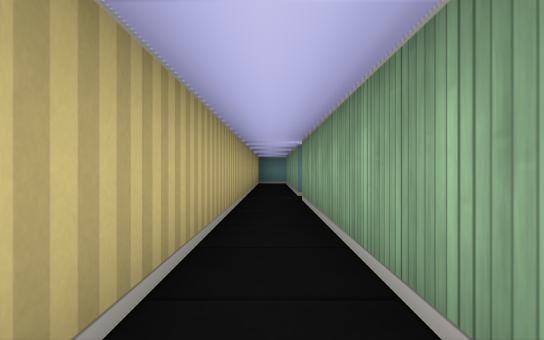
view 1 (above)

14 first-person views from a walk through a cub3D level. The camera is about half as high as the walls, looks level and sees 70° across. The floor is counted in squares. Each view is taken from the middle of a square. On the plan, view 1 faces up. The plan holds only what a view shows up to about 9 squares ahead; the rest is blank.

view 2
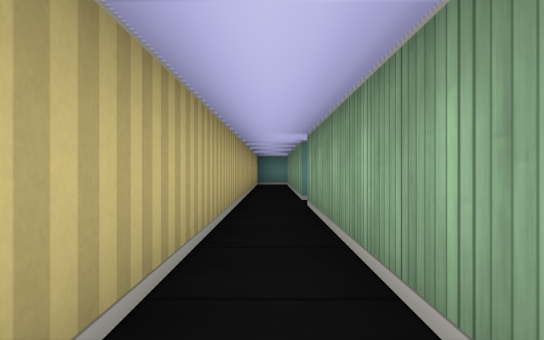

view 3
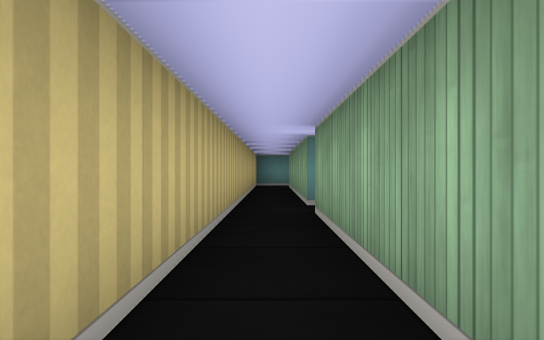

view 4
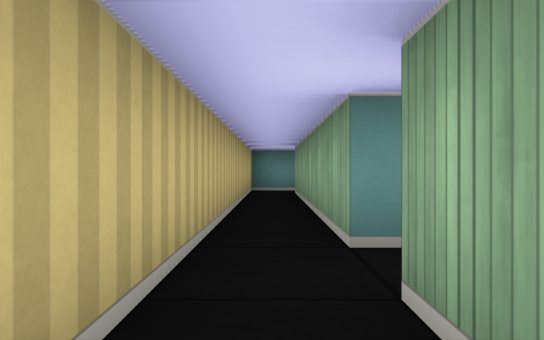

view 5
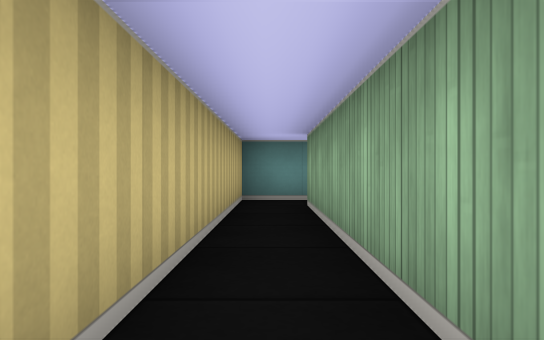

view 6
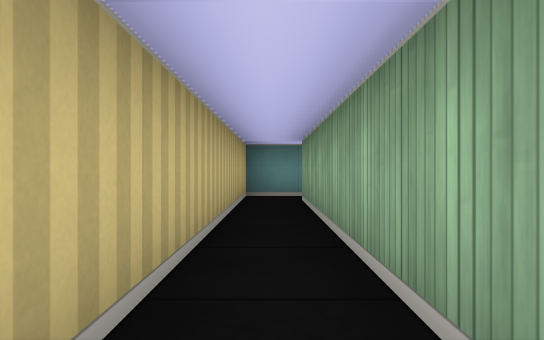

view 7
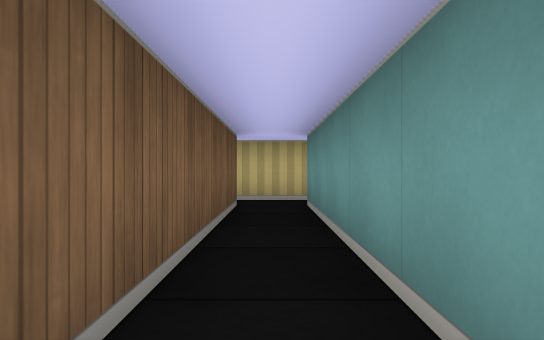

view 8
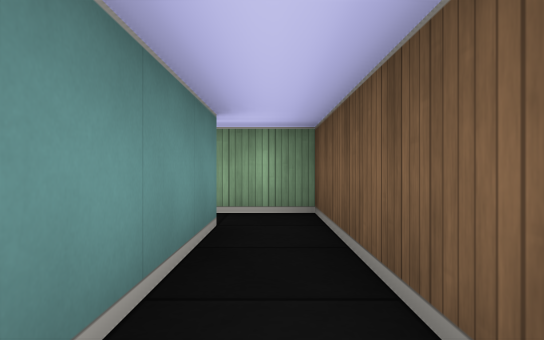

view 9
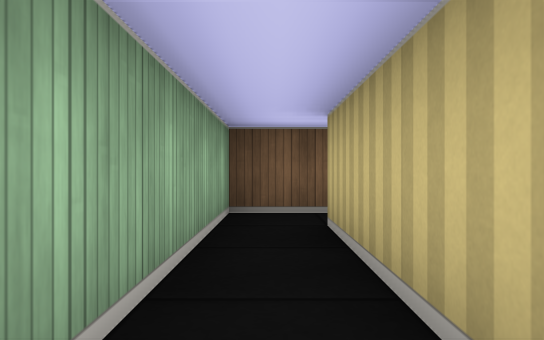

view 10
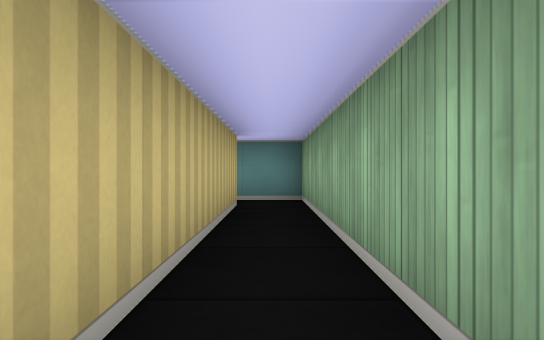

view 11
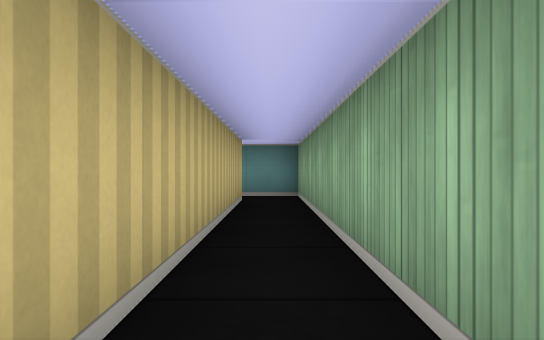

view 12
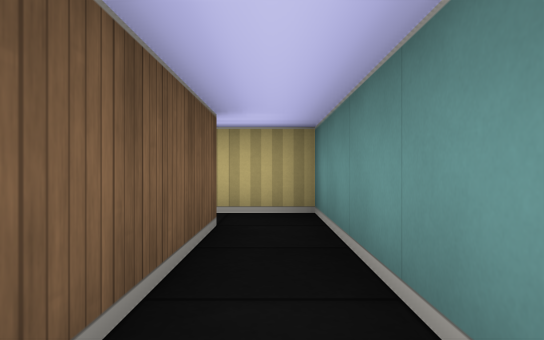

view 13
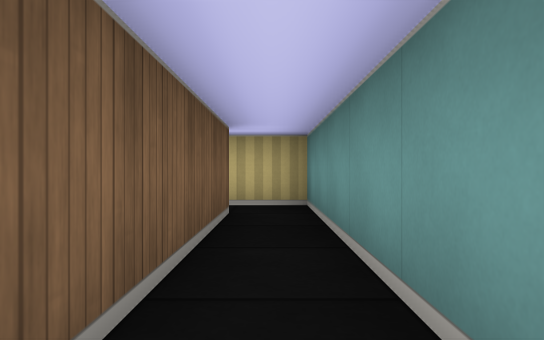

view 14
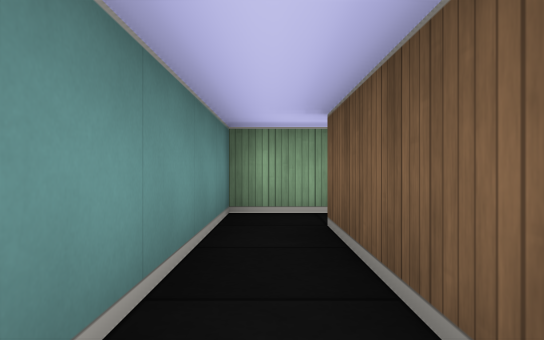

### Floor plan
Points are (right, up) in squares from view 1. A wall is a line through its corners. A room is listed if a view was taken in it or the views show most of it. See-through windows are left out.
Room 1 (views 1, 2, 3, 4, 6)
walls: (0.5, 0.6) (0.5, 6.5); (-0.5, 7.5) (-0.5, 0.6)
ways out: opening at (0, 8) to room 2; opening at (1, 7) to room 3
Room 2 (view 5)
walls: (0.5, 7.5) (0.5, 13.5); (0.5, 14.5) (-0.5, 14.5) (-0.5, 7.5)
ways out: opening at (0, 8) to room 1; opening at (1, 14) to room 4
Room 3 (views 7, 8, 11)
walls: (0.5, 6.5) (6.5, 6.5) (6.5, 7.5); (5.5, 7.5) (0.5, 7.5)
ways out: opening at (1, 7) to room 1; opening at (6, 8) to room 4
Room 4 (views 9, 10, 12, 13, 14)
walls: (6.5, 7.5) (6.5, 14.5) (0.5, 14.5); (0.5, 13.5) (5.5, 13.5) (5.5, 7.5)
ways out: opening at (1, 14) to room 2; opening at (6, 8) to room 3

Positions as (right, up) in squares from view 1, and headings:
1: (0, 0), facing up
2: (0, 1), facing up
3: (0, 2), facing up
4: (0, 5), facing up
5: (0, 8), facing up
6: (0, 7), facing up
7: (6, 7), facing left
8: (2, 7), facing right
9: (6, 11), facing down
10: (6, 8), facing up
11: (6, 7), facing up
12: (4, 14), facing left
13: (5, 14), facing left
14: (2, 14), facing right
